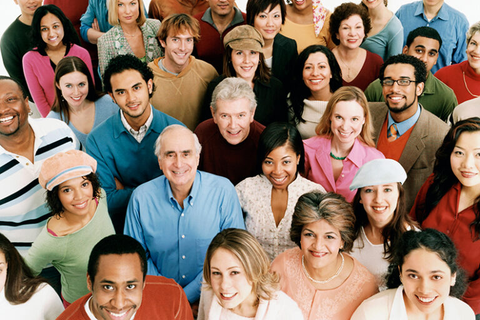
#> input picture 03b/recursos/imagen2.png, 480 x 320 px, shrunk from 768 x 512 before the run
$ jupyter execute --allow-errors Practica3B.ipynb
#> lines starting #> are read from the running program, lines starting #| are printed output that depends on the picture; after the words box and inside, x2 and y2 are one past the last pixel; in counts of white or black regions, pixels touching at a corner belong together
# Práctica 3b. Procesamiento de imágenes

1. El negativo de una imagen es el resultado de aplicar lasiguiente operación: 255-imagen(i,j). Aplica esta operación sobre la imagen2.png y, posteriormente, crea un video que vaya mezclando las dos imágenes por columnas, de forma que aparezca primero el negativo de la imagen y vaya apareciendo poco a poco la imagen original. El número de iteraciones debe ser igual al ancho de la imagen y en cada una se debe ir desplazando una columna a la derecha la imagen original sobre el negativo. Guarda el vídeo con el nombre vídeo2.mp4. (1.0 puntos)

[cell 1]
import cv2 as cv
import numpy as np

img = cv.imread("recursos/imagen2.png")
#> img is the input picture: shape (320, 480, 3); mean B, G, R 104.8, 119.5, 140.9
alto, ancho, canales = img.shape
#> alto = 320; ancho = 480; canales = 3

img_invertida = 255-img

nombre_video = 'video2.mp4'
fourcc = cv.VideoWriter_fourcc(*'mp4v')
video = cv.VideoWriter(nombre_video, fourcc, 30, (ancho, alto))

frame = img_invertida
frame_original = img

for i in range(0, ancho):
    frame[:, :i] = frame_original[:, :i]
    video.write(frame)

video.release()

print(f"Vídeo guardado como {nombre_video}")

2. Desarrolla una pequeña aplicación que mediante trackbars permita hacer transformaciones en el rango dinámico(logarítmica y exponencial) seleccionando la intensidad de la compresión/expansión. Selecciona dos imágenes donde el efecto de ambas transformaciones se perciba claramente. (1.0 puntos)

[cell 2]
import cv2
import numpy as np

# ===========================================
# CARGAR IMAGEN EN ESCALA DE GRISES
# ===========================================
image_path = "images/ej3_oscura.jpg"
img = cv2.imread(image_path, cv2.IMREAD_GRAYSCALE)
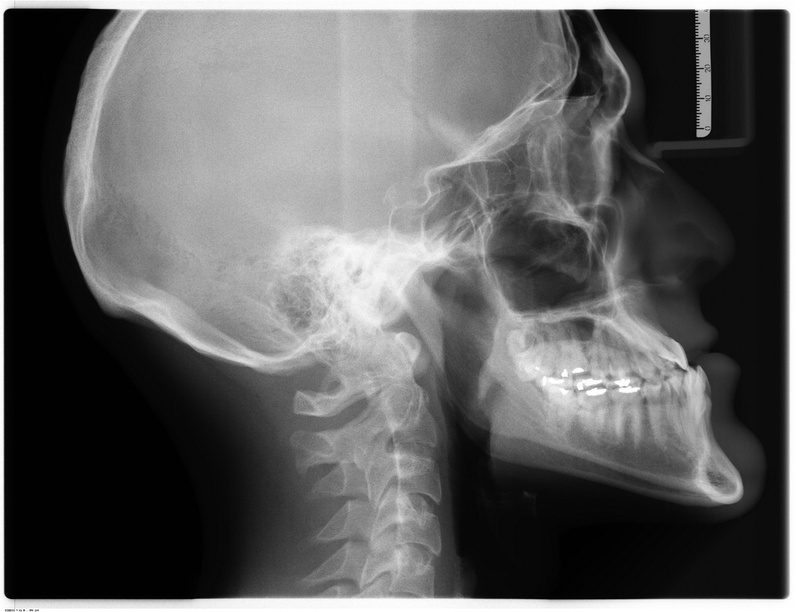
#> input picture 03b/images/ej3_oscura.jpg, 800 x 612 px, shrunk from 1280 x 979 before the run
#> img is the input picture: shape (612, 800); min 0, max 255, mean 96.1
if img is None:
    raise ValueError("No se pudo cargar la imagen.")

cv2.imshow("Original", img)
cv2.waitKey(1)

L = 256  # número de niveles de intensidad posibles (255 niveles en imágenes de 8 bits)

# ===========================================
# COMPRESIÓN LOGARÍTMICA
# s = c * log(1 + sigma * r)
# donde c = (L-1) / log(1 + sigma * rmax)
# sigma controla la intensidad de la compresión
# ===========================================
def log_transform(img, sigma):
    """
    Transformación logarítmica para comprimir el rango dinámico.

    Args:
        img: imagen de entrada
        sigma: controla la intensidad de la compresión
    """
#> called with sigma = 5
    # r es el valor original de intensidad del píxel (normalizado a [0,1])
    r = img.astype(np.float32) / 255.0

    # rmax: valor máximo de intensidad
    rmax = r.max()
#> rmax = 1

    # c es una constante de escala
    c = (L - 1) / np.log(1 + sigma * rmax)
#> c = 142.3

    # s es la nueva intensidad
    s = c * np.log(1 + sigma * r)

    return np.clip(s, 0, 255).astype(np.uint8)

# ===========================================
# EXPANSIÓN EXPONENCIAL
# s = c * (exp(alfa * r) - 1)
# donde c = (L-1) / (exp(alfa * rmax) - 1)
# alfa controla la intensidad de la expansión
# ===========================================
def exp_transform(img, alfa):
    """
    Transformación exponencial para expandir el rango dinámico.

    Args:
        img: imagen de entrada
        alfa: controla la intensidad de la expansión
    """
    # r es el valor original de intensidad del píxel (normalizado a [0,1])
    r = img.astype(np.float32) / 255.0

    # rmax: valor máximo de intensidad
    rmax = r.max()

    # c es una constante de escala
    denominator = np.exp(alfa * rmax) - 1
    if denominator == 0:
        denominator = 1e-10
    c = (L - 1) / denominator

    # s es la nueva intensidad
    s = c * (np.exp(alfa * r) - 1)

    return np.clip(s, 0, 255).astype(np.uint8)

# ===========================================
# FUNCIÓN DE ACTUALIZACIÓN
# ===========================================
def update(_=None):
    modo = cv2.getTrackbarPos("Modo (0=Log / 1=Exp)", "Transformaciones")
    param_value = cv2.getTrackbarPos("Intensidad", "Transformaciones")

    if modo == 0:  # Logarítmica
        # sigma: 0.1 - 20.0
        sigma = param_value / 5.0
        if sigma < 0.1:
            sigma = 0.1

        out = log_transform(img, sigma)
        txt1 = f"LOGARITMICA - sigma = {sigma:.2f}"
        txt2 = "s = c * log(1 + sigma * r)"
        txt3 = f"c = (L-1) / log(1 + sigma * rmax)"
        txt4 = "Compresion: expande oscuros, comprime brillos"

    else:  # Exponencial
        # alfa: 0.1 - 10.0
        alfa = param_value / 10.0
        if alfa < 0.1:
            alfa = 0.1

        out = exp_transform(img, alfa)
        txt1 = f"EXPONENCIAL - alfa = {alfa:.2f}"
        txt2 = "s = c * (exp(alfa * r) - 1)"
        txt3 = f"c = (L-1) / (exp(alfa * rmax) - 1)"
        txt4 = "Expansion: comprime oscuros, expande brillos"

    # Crear display con texto
    display = cv2.cvtColor(out, cv2.COLOR_GRAY2BGR)
    cv2.putText(display, txt1, (10, 25), cv2.FONT_HERSHEY_SIMPLEX, 0.6, (0, 255, 0), 2)
    cv2.putText(display, txt2, (10, 50), cv2.FONT_HERSHEY_SIMPLEX, 0.45, (255, 255, 255), 1)
    cv2.putText(display, txt3, (10, 70), cv2.FONT_HERSHEY_SIMPLEX, 0.4, (200, 200, 200), 1)
#> display: shape (612, 800, 3); mean B, G, R 125.8, 126.7, 125.8
    cv2.putText(display, txt4, (10, 90), cv2.FONT_HERSHEY_SIMPLEX, 0.45, (255, 255, 0), 1)

    cv2.imshow("Transformaciones", display)

# ===========================================
# CREAR INTERFAZ
# ===========================================
cv2.namedWindow("Transformaciones")
cv2.createTrackbar("Modo (0=Log / 1=Exp)", "Transformaciones", 0, 1, update)
cv2.createTrackbar("Intensidad", "Transformaciones", 25, 100, update)

# Añadir texto de ayuda en la ventana original
help_img = cv2.cvtColor(img.copy(), cv2.COLOR_GRAY2BGR)
cv2.putText(help_img, "Imagen Original", (10, 30),
            cv2.FONT_HERSHEY_SIMPLEX, 0.7, (0, 255, 255), 2)
cv2.putText(help_img, "Modo 0: Logaritmica (compresion)", (10, 60),
            cv2.FONT_HERSHEY_SIMPLEX, 0.5, (0, 255, 0), 1)
cv2.putText(help_img, "Modo 1: Exponencial (expansion)", (10, 85),
            cv2.FONT_HERSHEY_SIMPLEX, 0.5, (0, 255, 0), 1)
cv2.putText(help_img, "Presiona 'q' o ESC para salir", (10, 115),
            cv2.FONT_HERSHEY_SIMPLEX, 0.5, (255, 255, 255), 1)
cv2.imshow("Original", help_img)

update()

# ===========================================
# LOOP PRINCIPAL
# ===========================================
print("\n" + "="*60)
print("TRANSFORMACIONES DE RANGO DINAMICO")
print("="*60)
print("\nFórmulas utilizadas:")
print("\n1. LOGARITMICA (Compresión):")
print("   s = c * log(1 + sigma * r)")
print("   c = (L-1) / log(1 + sigma * rmax)")
print("   - sigma controla la intensidad de la compresión")
print("\n2. EXPONENCIAL (Expansión):")
print("   s = c * (exp(alfa * r) - 1)")
print("   c = (L-1) / (exp(alfa * rmax) - 1)")
print("   - alfa controla la intensidad de la expansión")
print("\nDonde:")
print("   r = valor original de intensidad del píxel")
print("   s = nueva intensidad")
print("   c = constante de escala")
print("   L = 256 (niveles de intensidad)")
print("   rmax = valor máximo de intensidad")
print("\nControles:")
print("   - Cambia 'Modo' para alternar entre transformaciones")
print("   - Ajusta 'Intensidad' para controlar sigma/alfa")
print("   - Presiona 'q' o ESC para salir")
print("="*60 + "\n")

while True:
    key = cv2.waitKey(1) & 0xFF
#> (key q is pressed here)
    if key in [ord("q"), 27]:
        break

cv2.destroyAllWindows()
cv2.waitKey(1)

3. Mezcla las imágenes imagen7_1.jpg e imagen7_2.png de forma no lineal utilizando la siguiente expresión:

Crea un vídeo de 360 frames aumentando el ángulo en 1°
en cada iteración y guárdalo con el nombre de video7.mp4. (1.0 punto)

[cell 3]
import numpy as np
import cv2 as cv

img1 = cv.imread('recursos/imagen7_1.jpg')
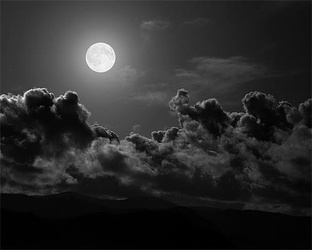
#> input picture 03b/recursos/imagen7_1.jpg, 312 x 250 px, shrunk from 500 x 400 before the run
#> img1 is the input picture: shape (250, 312, 3); min 0, max 253, mean 43.5
img2 = cv.imread('recursos/imagen7_2.png')
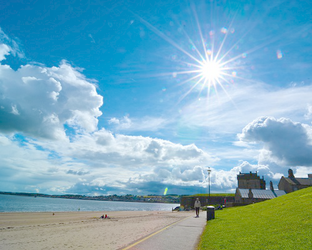
#> input picture 03b/recursos/imagen7_2.png, 312 x 250 px, shrunk from 500 x 400 before the run
#> img2 is the input picture: shape (250, 312, 3); mean B, G, R 188, 171.8, 122.1

if img1.shape[1] != img2.shape[1] and img1.shape[0] != img2.shape[0]:
    print('Las imagenes son de diferente tamaño')
else:
    print('Las imagenes tienen el mismo tamaño')

frames = 360
nombre_video = 'video7.mp4'

fourcc = cv.VideoWriter_fourcc(*'mp4v')
video = cv.VideoWriter(nombre_video, fourcc, 30, (40, 10))

img1_float = img1.astype(np.float32)
img2_float = img2.astype(np.float32)

for alpha in range(frames):
    img3 = ((1 + np.cos((alpha/180)*np.pi))/2) * img1_float + ((1 - np.cos((alpha/180)*np.pi))/2) * img2_float
    img3 = np.clip(img3, 0, 255).astype(np.uint8)

    video.write(img3)


video.release()

print(f"Vídeo guardado como {nombre_video}")

4. Obtén el ecualizado del histograma de la imagen imagen3.png. (0.5 puntos).

[cell 4]
import cv2 as cv
import numpy as np
import matplotlib.pyplot as plt

image = cv.imread('recursos/imagen3.png')
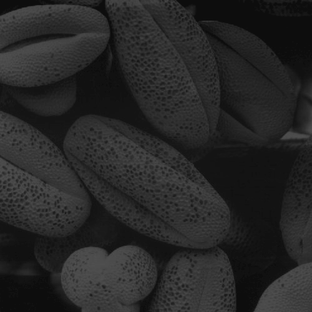
#> input picture 03b/recursos/imagen3.png, 312 x 312 px, shrunk from 500 x 500 before the run
#> image is the input picture: shape (312, 312, 3); min 10, max 80, mean 38.7
gris = cv.cvtColor(image, cv.COLOR_BGR2GRAY)

cv.imshow('Original', image)
cv.imshow('Original en gris', gris)

gris_hist = cv.calcHist([gris], [0] , None,[256], [0,256])
#> gris_hist = 256 values, max 5967 at index 19, min 0 at index 0, mean 380.2
gris_cum = np.cumsum(gris_hist)
#> gris_cum = 256 values from 0 to 97344
plt.figure()
plt.title('Histograma de grises')
plt.xlabel('Bins')
plt.ylabel('# de pixeles')
plt.plot(gris_hist/np.max(gris_hist))
plt.plot(gris_cum/np.max(gris_cum))
plt.legend(['Histograma', 'Histograma Acumulado'],loc='right')
plt.savefig("gray_histogram.svg")
#> figure, not shown here; curve peaks at x = 19, y = 1; curve peaks at x = 80, y = 1
plt.show()

equalized = cv.equalizeHist(gris)
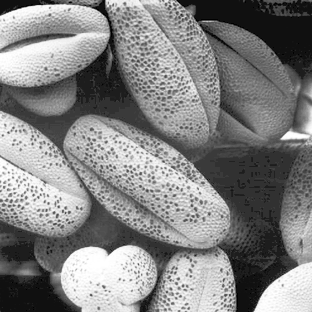
#> equalized: shape (312, 312); min 0, max 255, mean 130.2
cv.imshow('Ecualizado de grises', equalized)

gris_hist = cv.calcHist([equalized], [0] , None,[256], [0,256])
#> gris_hist = 256 values, max 5967 at index 49, min 0 at index 2, mean 380.2
gris_cum = np.cumsum(gris_hist)
#> gris_cum = 256 values from 28 to 97344
plt.figure()
plt.title('Histograma ecualizado de grises')
plt.xlabel('Bins')
plt.ylabel('# de pixeles')
plt.plot(gris_hist/np.max(gris_hist))
plt.plot(gris_cum/np.max(gris_cum))
plt.legend(['Histograma', 'Histograma Acumulado'],loc='right')
plt.savefig("gray_histogram_equalized.svg")
#> figure, not shown here; curve peaks at x = 49, y = 1; curve peaks at x = 255, y = 1
plt.show()

cv.imwrite('ImagenEqualizada.png', equalized)

cv.waitKey(0)
cv.destroyAllWindows()

5. Elimina el ruido de la imagen resultado del paso 4 utilizando un filtro bilateral con un diámetro d=10 y valores de sigmade 11 y 11. Guarda el resultado comoimagen3_salida.png. (0.5 puntos)

[cell 5]
import cv2 as cv
import numpy as np

img = cv.imread('ImagenEqualizada.png')
#> img: shape (312, 312, 3); min 0, max 255, mean 130.2

cv.imshow('Imagen del Paso 4', img)

for i in range(5):
    bilateral = cv.bilateralFilter(img, 10, 11, 11)
    img=bilateral
    cv.imshow('Bilateral', img)

cv.imwrite('Imagen3_salida.png', img)

cv.waitKey(0)
cv.destroyAllWindows()

6. Calcula la norma del gradiente de la imagen5.jpgutilizando los operadores de Sobel. Umbraliza los valores de la norma de forma que los valores mayores o iguales a 128 se igualen a 255 y los menores de 128 se igualen a 0. Finalmente, aplica un filtro Gaussiano de radio (7,7) consigma=-1. Guarda el resultado con el nombreimagen5_salida.png. (1.5 puntos)

[cell 6]
import cv2 as cv
import numpy as np

def normalizar(image):
    maximo = np.max(image)
    minimo = np.min(image)
    dif = maximo-minimo
    image_norm = 255*(image.astype(np.float32)-minimo)/dif
    return image_norm

image = cv.imread('recursos/imagen5.png')
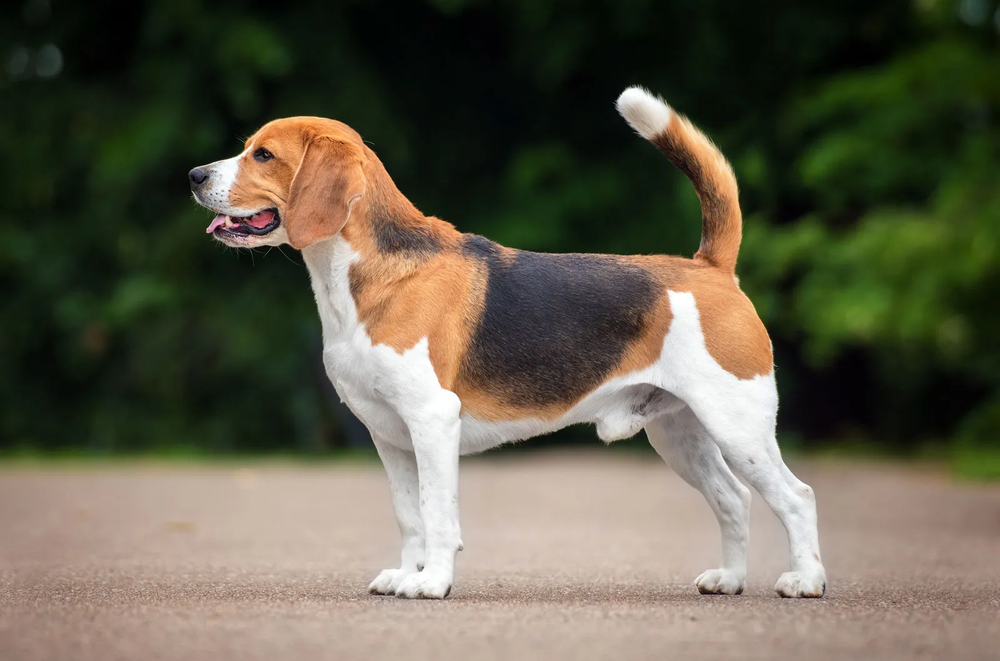
#> input picture 03b/recursos/imagen5.png, 1000 x 661 px, shrunk from 1600 x 1057 before the run
#> image is the input picture: shape (661, 1000, 3); mean B, G, R 75.4, 92.7, 97.1
gray = cv.cvtColor(image, cv.COLOR_BGR2GRAY)

dx = cv.Sobel(gray, cv.CV_64F, 1, 0, ksize=3)
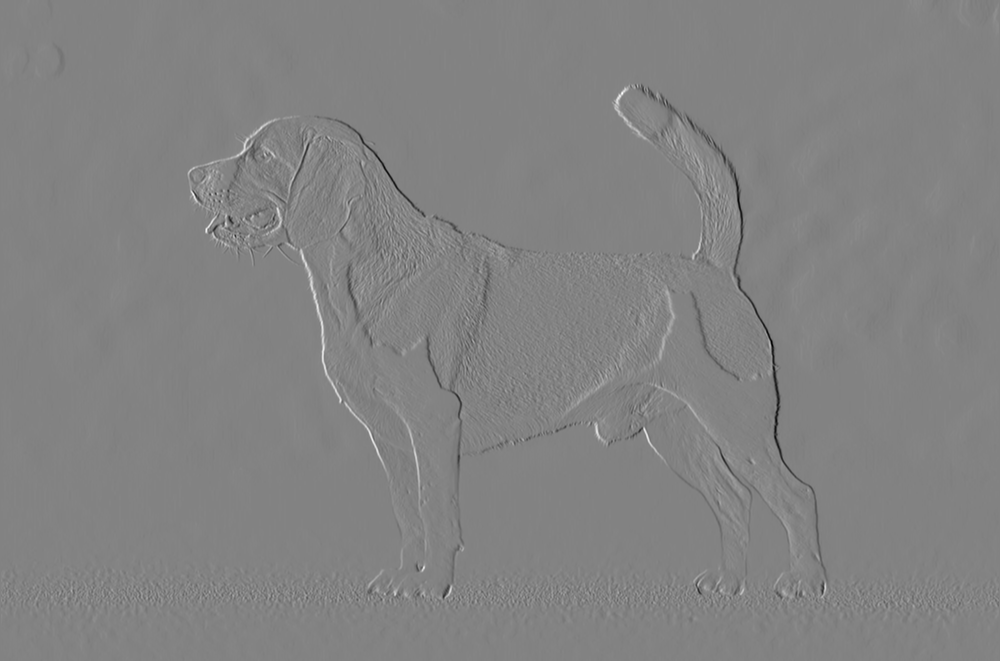
#> dx: shape (661, 1000) float64; min -728, max 691, mean 0; drawn with min black and max white
dy = cv.Sobel(gray, cv.CV_64F, 0, 1, ksize=3)
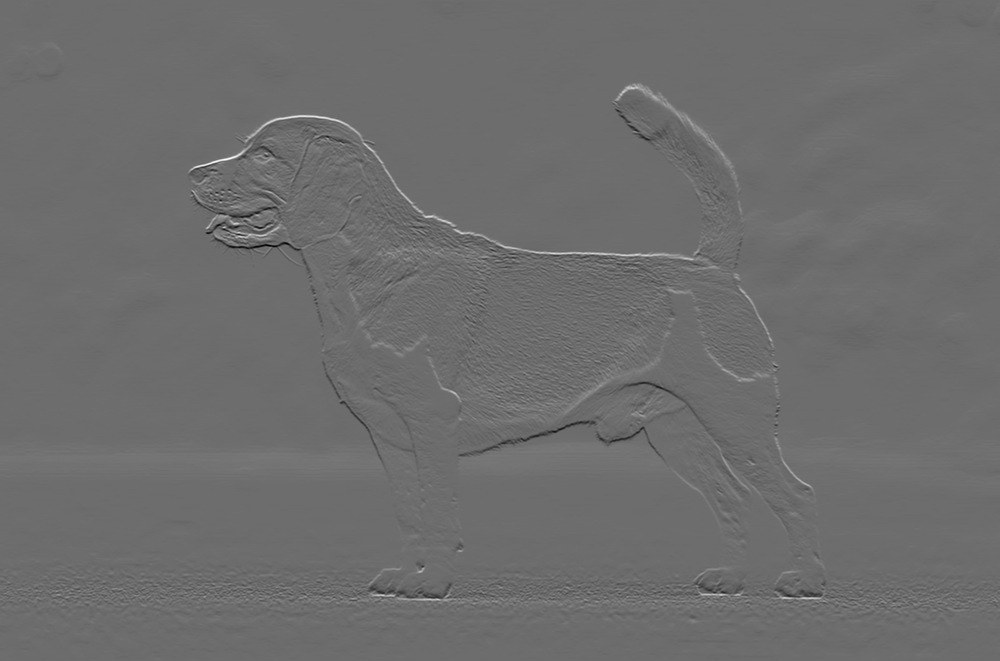
#> dy: shape (661, 1000) float64; min -675, max 902, mean 1.7; drawn with min black and max white

gradiante_norma = np.sqrt(dx**2 + dy**2)

gradiante_norma[gradiante_norma>=128] = 255
#> gradiante_norma: shape (661, 1000) float64; min 0, max 255, mean 24.2
gradiante_norma[gradiante_norma<128] = 0
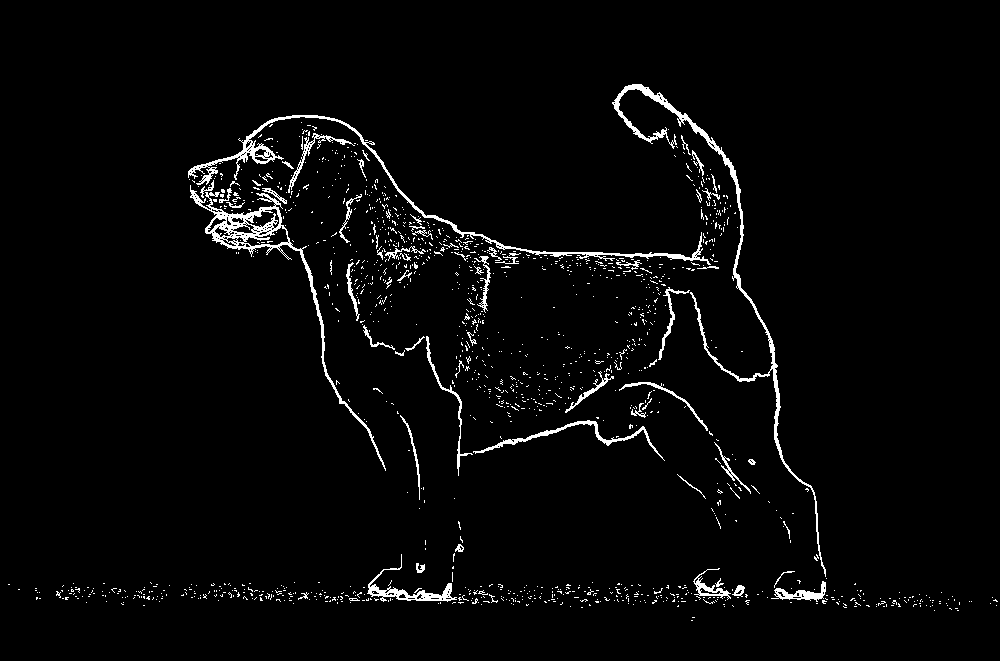
#> gradiante_norma: shape (661, 1000) float64; 2.9% white in thin lines or dots, all inside (x1, y1, x2, y2) = (8, 84, 998, 621)
gradiante_norma = gradiante_norma.astype(np.uint8)

gauss = cv.GaussianBlur(gradiante_norma, (7, 7), sigmaX=-1)
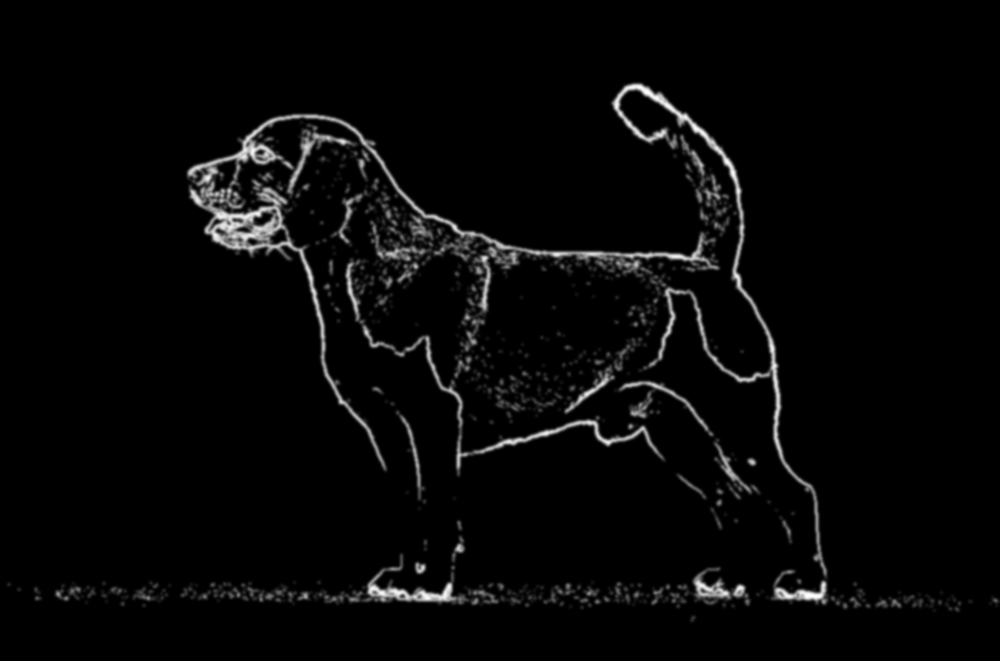
#> gauss: shape (661, 1000); min 0, max 255, mean 7.4

cv.imshow('Original', image)
cv.imshow('Derivada x',  normalizar(dx).astype(np.uint8))
#> in normalizar, `maximo = np.max(image)`: maximo = 691
#> in normalizar, `minimo = np.min(image)`: minimo = -728
#> in normalizar, `dif = maximo-minimo`: dif = 1419
cv.imshow('Derivada y',  normalizar(dy).astype(np.uint8))
cv.imshow('Gradiante Norma',  gradiante_norma)
cv.imshow('Filtro Gaussiano', gauss)

cv.imwrite('imagen5_salida.png', gauss)

cv.waitKey(0)
cv.destroyAllWindows()
